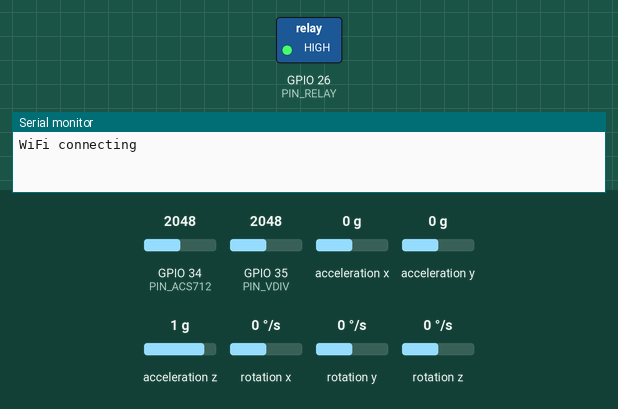
Simulated run of this program. Board: ESP32. On the bench: switched loads named in the program (green lamp = pin HIGH), the last lines printed to the serial monitor. Wiring (inferred from the names in the program): MPU-6050 motion sensor at I2C address 0x68. Inputs (shaded band) come from the test bench; at power-on: GPIO 34 (PIN_ACS712) = 2048, GPIO 35 (PIN_VDIV) = 2048, acceleration x 0 g, acceleration y 0 g, acceleration z 1 g, rotation x 0 °/s, rotation y 0 °/s, rotation z 0 °/s (analog values on the 0–4095 scale). WiFi joins after 1.5 s; servers stay silent unless stated; no MQTT or app messages arrive unless stated.

Above: at 0.4 s.
At 5.1 s:
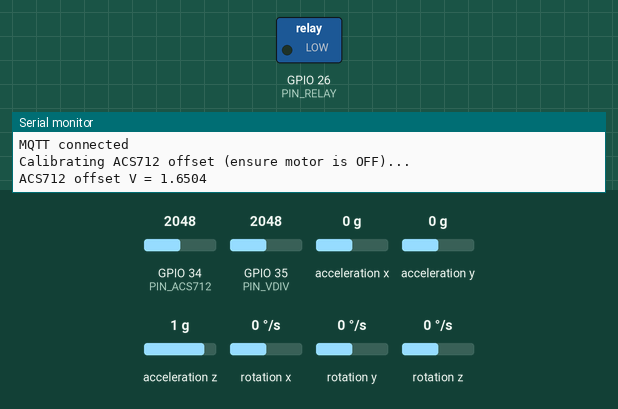
5.2 s: GPIO 34 (PIN_ACS712) set to 2866
8.1 s: GPIO 34 (PIN_ACS712) set to 3972
Timing chart, 0 to 11.1 s (numbered marks = the images above; inputs shaded):
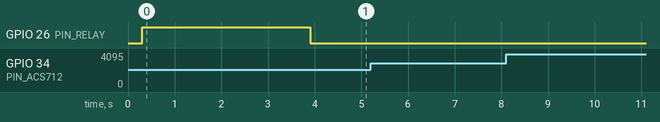

The program:

main.cpp
```cpp
#include <Arduino.h>

#include "AppConfig.h"

#include "EdgeRandomForest.h"

#include "net/WifiManager.h"
#include "net/MqttPublisher.h"

#include "RelayController.h"

#include "sensors/Acs712Sensor.h"
#include "sensors/VoltageDividerSensor.h"
#include "sensors/Mpu6050Sensor.h"

#include "TelemetryPayload.h"

static WifiManager g_wifi;
static MqttPublisher g_mqtt;

static RelayController g_relay;
static bool g_motorOn = true;

static Acs712Sensor g_acs;
static VoltageDividerSensor g_vdiv;
static Mpu6050Sensor g_mpu;

static uint32_t g_lastPublishMs = 0;

static float nowSeconds() {
  // Backend accepts seconds or ms; we use seconds since boot.
  return millis() / 1000.0f;
}

static void updateMotorControl(bool emptyRun) {
  if (!AppConfig::RELAY_ENABLED) return;

  if (AppConfig::STOP_MOTOR_ON_EMPTY_RUN) {
    g_motorOn = !emptyRun;
  }

  g_relay.setOn(g_motorOn);
}

static bool predictEmptyRunRf(
    float rpm,
    float vibrationHz,
    float currentA,
    float temperatureC,
    float powerFactor,
    float* confidenceOut) {
  float features[EdgeRandomForest::kNumFeatures] = {0};
  features[0] = rpm;
  features[1] = vibrationHz;
  features[2] = currentA;
  features[3] = temperatureC;
  features[4] = powerFactor;
  features[5] = vibrationHz / (currentA + 0.1f);
  features[6] = currentA / 15.5f;
  features[7] = fabsf(vibrationHz - 60.2f);
  features[8] = temperatureC - 48.0f;
  features[9] = (currentA * 230.0f * powerFactor) / 1000.0f;
  features[10] = (currentA > 22.0f && rpm < 200.0f) ? 1.0f : 0.0f;

  float conf = 0.0f;
  const uint8_t pred = EdgeRandomForest::predict(features, &conf);
  if (confidenceOut) *confidenceOut = conf;
  return pred == 1;
}

static void publishOnce() {
  const float rpm = AppConfig::RPM_ASSUMED;
  const float currentA = g_acs.readRmsCurrentA(250, 200);
  const float motorV = g_vdiv.readVoltageV(20, 1);

  const float vibHz = g_mpu.estimateVibrationHz(500, 200);
  const float tempC = g_mpu.read().temp_c;

  float rfConfidence = 0.0f;
  const bool emptyRun = predictEmptyRunRf(
      rpm,
      vibHz,
      currentA,
      tempC,
      AppConfig::POWER_FACTOR_DC,
      &rfConfidence);
  const int alertCode = emptyRun ? 1 : 0;

  updateMotorControl(emptyRun);

  TelemetryPayload payload{};
  payload.motor_id = AppConfig::MOTOR_ID;
  payload.timestamp_s = nowSeconds();
  payload.rpm = rpm;
  payload.vibration_hz = vibHz;
  payload.current_amp = currentA;
  payload.temperature_c = tempC;
  payload.power_factor = AppConfig::POWER_FACTOR_DC;

  payload.status = emptyRun ? "EMPTY RUN DETECTED" : "HEALTHY";
  payload.state = emptyRun ? "EMPTY_RUN" : "NORMAL";
  payload.alert_code = alertCode;
  payload.motor_voltage_v = motorV;

  char json[512];
  if (!payload.toJson(json, sizeof(json))) {
    Serial.println("Telemetry JSON too large");
    return;
  }

  const bool ok = g_mqtt.publish(AppConfig::MQTT_TOPIC, json);
  Serial.print(ok ? "Published: " : "Publish failed: ");
  Serial.println(json);

  Serial.print("Edge RF prediction: ");
  Serial.print(emptyRun ? "EMPTY_RUN" : "NORMAL");
  Serial.print(" (confidence=");
  Serial.print(rfConfidence, 3);
  Serial.println(")");
}

void setup() {
  Serial.begin(115200);
  delay(300);

  // ADC setup
  analogReadResolution(12);
  analogSetAttenuation(ADC_11db);

  // Relay
  if (AppConfig::RELAY_ENABLED) {
    g_relay.begin(AppConfig::PIN_RELAY, AppConfig::RELAY_ACTIVE_LOW);
    g_relay.setOn(false); // keep OFF while booting
  }

  // Sensors
  g_acs.begin(AppConfig::PIN_ACS712, AppConfig::ACS_SENS_V_PER_A, AppConfig::ACS_VOUT_TO_ADC_SCALE);
  g_vdiv.begin(AppConfig::PIN_VDIV, AppConfig::VDIV_SCALE);
  g_mpu.begin(AppConfig::I2C_SDA, AppConfig::I2C_SCL, AppConfig::MPU6050_I2C_ADDR);

  // WiFi + MQTT
  g_wifi.begin(AppConfig::WIFI_SSID, AppConfig::WIFI_PASSWORD);
  g_wifi.ensureConnected();

  g_mqtt.beginFromUrl(AppConfig::MQTT_URL, AppConfig::MQTT_CLIENT_ID);
  g_mqtt.ensureConnected();

  // Calibrate ACS offset (motor should be OFF for best results)
  Serial.println("Calibrating ACS712 offset (ensure motor is OFF)...");
  g_acs.calibrateOffset();

  // Turn motor ON after init (optional)
  if (AppConfig::RELAY_ENABLED) {
    g_motorOn = true;
    g_relay.setOn(g_motorOn);
  }

  g_lastPublishMs = millis();
}

void loop() {
  g_wifi.ensureConnected();
  g_mqtt.ensureConnected();
  g_mqtt.loop();

  const uint32_t now = millis();
  if (now - g_lastPublishMs >= AppConfig::PUBLISH_EVERY_MS) {
    g_lastPublishMs = now;
    publishOnce();
  }
}
```

EdgeRandomForest.h
```cpp
#pragma once
// Auto-generated by mlModel/train_export_rf_esp32.py
// Tiny RandomForest for EMPTY_RUN classification (1 = EMPTY_RUN, 0 = NORMAL)

#include <Arduino.h>

namespace EdgeRandomForest {
static constexpr int kNumFeatures = 11;
static constexpr int kNumTrees = 7;

static const char* const kFeatureNames[kNumFeatures] = {
  "rpm",
  "vibration_hz",
  "current_amp",
  "temperature_c",
  "power_factor",
  "vib_per_amp",
  "current_ratio",
  "vibration_dev",
  "temp_rise",
  "power_kw",
  "high_current_low_rpm",
};

// Tree 0
static constexpr int kTree0_NumNodes = 5;
static const int16_t kTree0_Feature[] PROGMEM = {9,-2,5,-2,-2};
static const float kTree0_Threshold[] PROGMEM = {1.07708,-2,0.368101,-2,-2};
static const int16_t kTree0_Left[] PROGMEM = {1,-1,3,-1,-1};
static const int16_t kTree0_Right[] PROGMEM = {2,-1,4,-1,-1};
static const float kTree0_Value0[] PROGMEM = {0.499059,0,1,1,1};
static const float kTree0_Value1[] PROGMEM = {0.500941,1,0,0,0};

// Tree 1
static constexpr int kTree1_NumNodes = 5;
static const int16_t kTree1_Feature[] PROGMEM = {6,-2,10,-2,-2};
static const float kTree1_Threshold[] PROGMEM = {0.551613,-2,0.5,-2,-2};
static const int16_t kTree1_Left[] PROGMEM = {1,-1,3,-1,-1};
static const int16_t kTree1_Right[] PROGMEM = {2,-1,4,-1,-1};
static const float kTree1_Value0[] PROGMEM = {0.494862,0,1,1,1};
static const float kTree1_Value1[] PROGMEM = {0.505138,1,0,0,0};

// Tree 2
static constexpr int kTree2_NumNodes = 5;
static const int16_t kTree2_Feature[] PROGMEM = {9,-2,4,-2,-2};
static const float kTree2_Threshold[] PROGMEM = {1.07708,-2,0.408,-2,-2};
static const int16_t kTree2_Left[] PROGMEM = {1,-1,3,-1,-1};
static const int16_t kTree2_Right[] PROGMEM = {2,-1,4,-1,-1};
static const float kTree2_Value0[] PROGMEM = {0.507647,0,1,1,1};
static const float kTree2_Value1[] PROGMEM = {0.492353,1,0,0,0};

// Tree 3
static constexpr int kTree3_NumNodes = 5;
static const int16_t kTree3_Feature[] PROGMEM = {2,-2,1,-2,-2};
static const float kTree3_Threshold[] PROGMEM = {8.555,-2,8.47,-2,-2};
static const int16_t kTree3_Left[] PROGMEM = {1,-1,3,-1,-1};
static const int16_t kTree3_Right[] PROGMEM = {2,-1,4,-1,-1};
static const float kTree3_Value0[] PROGMEM = {0.519772,0,1,1,1};
static const float kTree3_Value1[] PROGMEM = {0.480228,1,0,0,0};

// Tree 4
static constexpr int kTree4_NumNodes = 5;
static const int16_t kTree4_Feature[] PROGMEM = {5,5,-2,-2,-2};
static const float kTree4_Threshold[] PROGMEM = {9.76961,0.349224,-2,-2,-2};
static const int16_t kTree4_Left[] PROGMEM = {1,2,-1,-1,-1};
static const int16_t kTree4_Right[] PROGMEM = {4,3,-1,-1,-1};
static const float kTree4_Value0[] PROGMEM = {0.519519,1,1,1,0};
static const float kTree4_Value1[] PROGMEM = {0.480481,0,0,0,1};

// Tree 5
static constexpr int kTree5_NumNodes = 5;
static const int16_t kTree5_Feature[] PROGMEM = {2,-2,1,-2,-2};
static const float kTree5_Threshold[] PROGMEM = {8.555,-2,8.365,-2,-2};
static const int16_t kTree5_Left[] PROGMEM = {1,-1,3,-1,-1};
static const int16_t kTree5_Right[] PROGMEM = {2,-1,4,-1,-1};
static const float kTree5_Value0[] PROGMEM = {0.502605,0,1,1,1};
static const float kTree5_Value1[] PROGMEM = {0.497395,1,0,0,0};

// Tree 6
static constexpr int kTree6_NumNodes = 5;
static const int16_t kTree6_Feature[] PROGMEM = {2,-2,8,-2,-2};
static const float kTree6_Threshold[] PROGMEM = {8.505,-2,0.3,-2,-2};
static const int16_t kTree6_Left[] PROGMEM = {1,-1,3,-1,-1};
static const int16_t kTree6_Right[] PROGMEM = {2,-1,4,-1,-1};
static const float kTree6_Value0[] PROGMEM = {0.513521,0,1,1,1};
static const float kTree6_Value1[] PROGMEM = {0.486479,1,0,0,0};

static inline uint8_t predictOneTree(const float* features, int treeIndex) {
  int node = 0;
  while (true) {
    int16_t feature = -1;
    float threshold = 0.0f;
    int16_t left = -1;
    int16_t right = -1;

    switch (treeIndex) {
      case 0:
        feature = (int16_t)pgm_read_word(&kTree0_Feature[node]);
        threshold = pgm_read_float(&kTree0_Threshold[node]);
        left = (int16_t)pgm_read_word(&kTree0_Left[node]);
        right = (int16_t)pgm_read_word(&kTree0_Right[node]);
        break;
      case 1:
        feature = (int16_t)pgm_read_word(&kTree1_Feature[node]);
        threshold = pgm_read_float(&kTree1_Threshold[node]);
        left = (int16_t)pgm_read_word(&kTree1_Left[node]);
        right = (int16_t)pgm_read_word(&kTree1_Right[node]);
        break;
      case 2:
        feature = (int16_t)pgm_read_word(&kTree2_Feature[node]);
        threshold = pgm_read_float(&kTree2_Threshold[node]);
        left = (int16_t)pgm_read_word(&kTree2_Left[node]);
        right = (int16_t)pgm_read_word(&kTree2_Right[node]);
        break;
      case 3:
        feature = (int16_t)pgm_read_word(&kTree3_Feature[node]);
        threshold = pgm_read_float(&kTree3_Threshold[node]);
        left = (int16_t)pgm_read_word(&kTree3_Left[node]);
        right = (int16_t)pgm_read_word(&kTree3_Right[node]);
        break;
      case 4:
        feature = (int16_t)pgm_read_word(&kTree4_Feature[node]);
        threshold = pgm_read_float(&kTree4_Threshold[node]);
        left = (int16_t)pgm_read_word(&kTree4_Left[node]);
        right = (int16_t)pgm_read_word(&kTree4_Right[node]);
        break;
      case 5:
        feature = (int16_t)pgm_read_word(&kTree5_Feature[node]);
        threshold = pgm_read_float(&kTree5_Threshold[node]);
        left = (int16_t)pgm_read_word(&kTree5_Left[node]);
        right = (int16_t)pgm_read_word(&kTree5_Right[node]);
        break;
      case 6:
        feature = (int16_t)pgm_read_word(&kTree6_Feature[node]);
        threshold = pgm_read_float(&kTree6_Threshold[node]);
        left = (int16_t)pgm_read_word(&kTree6_Left[node]);
        right = (int16_t)pgm_read_word(&kTree6_Right[node]);
        break;
      default: return 0;
    }

    // Leaf
    if (feature < 0) {
      float v0 = 0.0f;
      float v1 = 0.0f;
      switch (treeIndex) {
        case 0:
          v0 = pgm_read_float(&kTree0_Value0[node]);
          v1 = pgm_read_float(&kTree0_Value1[node]);
          break;
        case 1:
          v0 = pgm_read_float(&kTree1_Value0[node]);
          v1 = pgm_read_float(&kTree1_Value1[node]);
          break;
        case 2:
          v0 = pgm_read_float(&kTree2_Value0[node]);
          v1 = pgm_read_float(&kTree2_Value1[node]);
          break;
        case 3:
          v0 = pgm_read_float(&kTree3_Value0[node]);
          v1 = pgm_read_float(&kTree3_Value1[node]);
          break;
        case 4:
          v0 = pgm_read_float(&kTree4_Value0[node]);
          v1 = pgm_read_float(&kTree4_Value1[node]);
          break;
        case 5:
          v0 = pgm_read_float(&kTree5_Value0[node]);
          v1 = pgm_read_float(&kTree5_Value1[node]);
          break;
        case 6:
          v0 = pgm_read_float(&kTree6_Value0[node]);
          v1 = pgm_read_float(&kTree6_Value1[node]);
          break;
        default: break;
      }
      return (v1 >= v0) ? 1 : 0;
    }

    const float x = features[feature];
    node = (x <= threshold) ? left : right;
    if (node < 0) return 0;
  }
}

// Returns predicted class and writes `confidence` as vote ratio for class=1 (EMPTY_RUN).
static inline uint8_t predict(const float* features, float* confidence = nullptr) {
  int votes1 = 0;
  for (int i = 0; i < kNumTrees; ++i) {
    votes1 += (int)predictOneTree(features, i);
  }
  const float conf = (float)votes1 / (float)kNumTrees;
  if (confidence) *confidence = conf;
  return (conf >= 0.5f) ? 1 : 0;
}
} // namespace EdgeRandomForest
```

RelayController.h
```cpp
#pragma once

class RelayController {
public:
  void begin(int pin, bool activeLow);
  void setOn(bool on);

private:
  int pin_ = -1;
  bool activeLow_ = true;
};
```

TelemetryPayload.h
```cpp
#pragma once

#include <cstddef>

struct TelemetryPayload {
  // Required by backend
  const char* motor_id;
  float timestamp_s;
  float rpm;
  float vibration_hz;
  float current_amp;
  float temperature_c;
  float power_factor;

  // Optional fields (backend will store and forward)
  const char* status;
  const char* state;
  int alert_code;
  float motor_voltage_v;

  // Serialize to JSON string. Returns true if it fit in buffer.
  bool toJson(char* out, size_t outLen) const;
};
```

MqttPublisher.h
```cpp
#pragma once

#include <cstdint>

class MqttPublisher {
public:
  void begin(const char* host, uint16_t port, const char* clientId);

  // Accepts forms like:
  // - mqtt://192.168.1.10:1883
  // - 192.168.1.10:1883
  // - mosquitto:1883
  // - 192.168.1.10
  // NOTE: ESP32 must use a LAN-reachable host; Docker service names won't resolve on Wi-Fi.
  void beginFromUrl(const char* mqttUrl, const char* clientIdBase);

  // Call frequently from loop
  void loop();

  // Connect if needed (blocks until connected)
  void ensureConnected();

  bool publish(const char* topic, const char* payload);

private:
  const char* host_ = nullptr;
  uint16_t port_ = 1883;
  const char* clientId_ = nullptr;

  // Storage for parsed/constructed values (beginFromUrl)
  char hostBuf_[80] = {0};
  char clientIdBuf_[80] = {0};
};
```

WifiManager.h
```cpp
#pragma once

class WifiManager {
public:
  void begin(const char* ssid, const char* password);
  void ensureConnected();
  bool isConnected() const;
};
```

Acs712Sensor.h
```cpp
#pragma once

#include <cstdint>

class Acs712Sensor {
public:
  void begin(int adcPin, float sensVPerA, float voutToAdcScale);
  void calibrateOffset(uint16_t samples = 400, uint16_t delayMs = 5);

  // RMS current magnitude estimate.
  float readRmsCurrentA(uint16_t samples = 250, uint16_t sampleDelayUs = 200);

private:
  int pin_ = -1;
  float sensVPerA_ = 0.100f;
  float voutToAdcScale_ = 1.0f;
  float offsetV_ = 1.65f;

  float adcToVolts_(uint16_t raw) const;
};
```

Mpu6050Sensor.h
```cpp
#pragma once

#include <cstdint>
#include <cstddef>

struct Mpu6050Reading {
  float ax_g;
  float ay_g;
  float az_g;
  float temp_c;
};

class Mpu6050Sensor {
public:
  void begin(int sda, int scl, uint8_t addr);
  Mpu6050Reading read();

  // Lightweight “vibration frequency-ish” estimate for demos.
  float estimateVibrationHz(uint16_t durationMs = 500, uint16_t sampleRateHz = 200);

private:
  uint8_t addr_ = 0x68;

  void writeByte_(uint8_t reg, uint8_t value);
  void readBytes_(uint8_t reg, uint8_t* buf, std::size_t len);
};
```

VoltageDividerSensor.h
```cpp
#pragma once

#include <cstdint>

class VoltageDividerSensor {
public:
  void begin(int adcPin, float dividerScale);
  float readVoltageV(uint16_t samples = 20, uint16_t sampleDelayMs = 1);

private:
  int pin_ = -1;
  float scale_ = 1.0f;

  float adcToVolts_(uint16_t raw) const;
};
```

Acs712Sensor.cpp
```cpp
#include "sensors/Acs712Sensor.h"

#include <Arduino.h>
#include <cmath>

void Acs712Sensor::begin(int adcPin, float sensVPerA, float voutToAdcScale) {
  pin_ = adcPin;
  sensVPerA_ = sensVPerA;
  voutToAdcScale_ = voutToAdcScale;
}

float Acs712Sensor::adcToVolts_(uint16_t raw) const {
  return (raw / 4095.0f) * 3.3f;
}

void Acs712Sensor::calibrateOffset(uint16_t samples, uint16_t delayMs) {
  double sum = 0.0;
  for (uint16_t i = 0; i < samples; i++) {
    uint16_t raw = analogRead(pin_);
    float vAdc = adcToVolts_(raw);
    float vAtSensor = vAdc * voutToAdcScale_;
    sum += vAtSensor;
    delay(delayMs);
  }
  offsetV_ = (float)(sum / samples);

  Serial.print("ACS712 offset V = ");
  Serial.println(offsetV_, 4);
}

float Acs712Sensor::readRmsCurrentA(uint16_t samples, uint16_t sampleDelayUs) {
  double sumSq = 0.0;
  for (uint16_t i = 0; i < samples; i++) {
    uint16_t raw = analogRead(pin_);
    float vAdc = adcToVolts_(raw);
    float vAtSensor = vAdc * voutToAdcScale_;
    float centered = vAtSensor - offsetV_;
    sumSq += (double)centered * (double)centered;
    delayMicroseconds(sampleDelayUs);
  }

  float vRms = sqrt(sumSq / samples);
  float iRms = vRms / sensVPerA_;
  if (!isfinite(iRms) || iRms < 0.0f) {
    return 0.0f;
  }
  return iRms;
}
```

RelayController.cpp
```cpp
#include "RelayController.h"

#include <Arduino.h>

void RelayController::begin(int pin, bool activeLow) {
  pin_ = pin;
  activeLow_ = activeLow;
  pinMode(pin_, OUTPUT);
  // Default OFF for safety
  setOn(false);
}

void RelayController::setOn(bool on) {
  if (pin_ < 0) return;

  // Convert logical ON to the electrical pin level.
  // active-low: LOW=ON, HIGH=OFF
  bool levelHigh = activeLow_ ? !on : on;
  digitalWrite(pin_, levelHigh ? HIGH : LOW);
}
```

TelemetryPayload.cpp
```cpp
#include "TelemetryPayload.h"

#include <ArduinoJson.h>

bool TelemetryPayload::toJson(char* out, size_t outLen) const {
  // ArduinoJson v7: prefer JsonDocument (elastic capacity).
  JsonDocument doc;

  doc["timestamp"] = timestamp_s;
  doc["motor_id"] = motor_id;
  doc["rpm"] = rpm;
  doc["vibration_hz"] = vibration_hz;
  doc["current_amp"] = current_amp;
  doc["temperature_c"] = temperature_c;
  doc["power_factor"] = power_factor;

  if (status) doc["status"] = status;
  if (state) doc["state"] = state;
  doc["alert_code"] = alert_code;

  // Extra debug signal (not required)
  doc["motor_voltage_v"] = motor_voltage_v;

  size_t written = serializeJson(doc, out, outLen);
  return written > 0 && written < outLen;
}
```

VoltageDividerSensor.cpp
```cpp
#include "sensors/VoltageDividerSensor.h"

#include <Arduino.h>

void VoltageDividerSensor::begin(int adcPin, float dividerScale) {
  pin_ = adcPin;
  scale_ = dividerScale;
}

float VoltageDividerSensor::adcToVolts_(uint16_t raw) const {
  return (raw / 4095.0f) * 3.3f;
}

float VoltageDividerSensor::readVoltageV(uint16_t samples, uint16_t sampleDelayMs) {
  double sum = 0.0;
  for (uint16_t i = 0; i < samples; i++) {
    sum += analogRead(pin_);
    delay(sampleDelayMs);
  }

  float avgRaw = (float)(sum / samples);
  float vAdc = adcToVolts_((uint16_t)avgRaw);
  return vAdc * scale_;
}
```

Source omitted: Mpu6050Sensor.cpp (2286 bytes), MqttPublisher.cpp (4331 bytes), WifiManager.cpp (585 bytes), AppConfig.h (2716 bytes)
